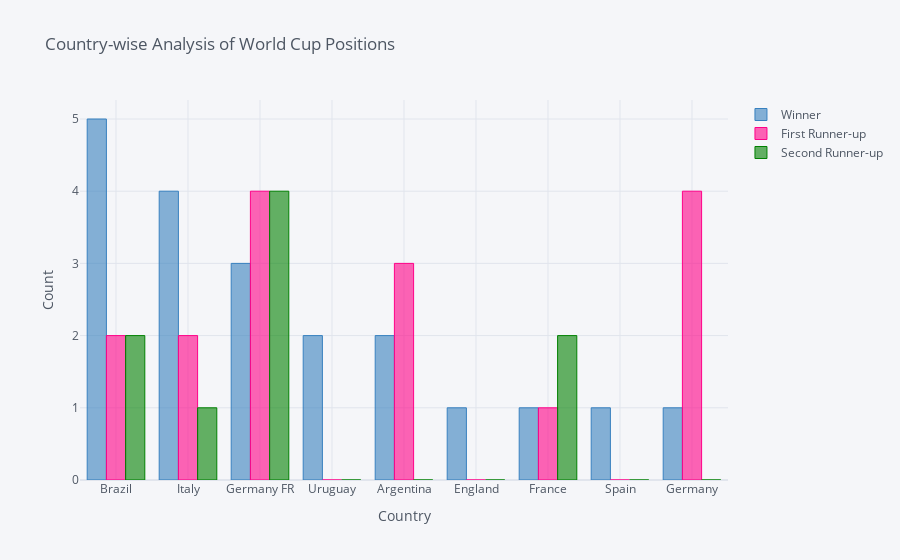

Source (notebook cell):
### Code cell
import pandas as pd
import cufflinks as cf
from plotly.offline import init_notebook_mode

init_notebook_mode(connected=True)
cf.go_offline()

teams = pd.DataFrame({
    'Country': ['Brazil', 'Italy', 'Germany FR', 'Uruguay', 'Argentina', 'England', 'France', 'Spain', 'Germany'],
    'Winner': [5, 4, 3, 2, 2, 1, 1, 1, 1],
    'First Runner-up': [2, 2, 4, 0, 3, 0, 1, 0, 4],
    'Second Runner-up': [2, 1, 4, 0, 0, 0, 2, 0, 0]
})

teams.iplot(kind='bar', 
            x='Country', 
            y=['Winner', 'First Runner-up', 'Second Runner-up'], 
            title='Country-wise Analysis of World Cup Positions', 
            xTitle='Country', 
            yTitle='Count',
            barmode='group',
            colors=['blue', 'pink', 'green'])

### Figure 1 — Plotly figure (JSON) as saved in the notebook; plotly's stock layout.template omitted (floating-point values rounded to 4 significant figures)
{"data": [{"marker": {"color": "rgba(55, 128, 191, 0.6)", "line": {"color": "rgba(55, 128, 191, 1.0)", "width": 1}}, "name": "Winner", "orientation": "v", "text": "", "type": "bar", "x": ["Brazil", "Italy", "Germany FR", "Uruguay", "Argentina", "England", "France", "Spain", "Germany"], "y": [5, 4, 3, 2, 2, 1, 1, 1, 1]}, {"marker": {"color": "rgba(255, 0, 136, 0.6)", "line": {"color": "rgba(255, 0, 136, 1.0)", "width": 1}}, "name": "First Runner-up", "orientation": "v", "text": "", "type": "bar", "x": ["Brazil", "Italy", "Germany FR", "Uruguay", "Argentina", "England", "France", "Spain", "Germany"], "y": [2, 2, 4, 0, 3, 0, 1, 0, 4]}, {"marker": {"color": "rgba(0, 128, 0, 0.6)", "line": {"color": "rgba(0, 128, 0, 1.0)", "width": 1}}, "name": "Second Runner-up", "orientation": "v", "text": "", "type": "bar", "x": ["Brazil", "Italy", "Germany FR", "Uruguay", "Argentina", "England", "France", "Spain", "Germany"], "y": [2, 1, 4, 0, 0, 0, 2, 0, 0]}], "layout": {"autosize": true, "barmode": "group", "legend": {"bgcolor": "#F5F6F9", "font": {"color": "#4D5663"}}, "paper_bgcolor": "#F5F6F9", "plot_bgcolor": "#F5F6F9", "title": {"font": {"color": "#4D5663"}, "text": "Country-wise Analysis of World Cup Positions"}, "xaxis": {"autorange": true, "gridcolor": "#E1E5ED", "range": [-0.5, 8.5], "showgrid": true, "tickfont": {"color": "#4D5663"}, "title": {"font": {"color": "#4D5663"}, "text": "Country"}, "type": "category", "zerolinecolor": "#E1E5ED"}, "yaxis": {"autorange": true, "gridcolor": "#E1E5ED", "range": [0, 5.263], "showgrid": true, "tickfont": {"color": "#4D5663"}, "title": {"font": {"color": "#4D5663"}, "text": "Count"}, "type": "linear", "zerolinecolor": "#E1E5ED"}}}
